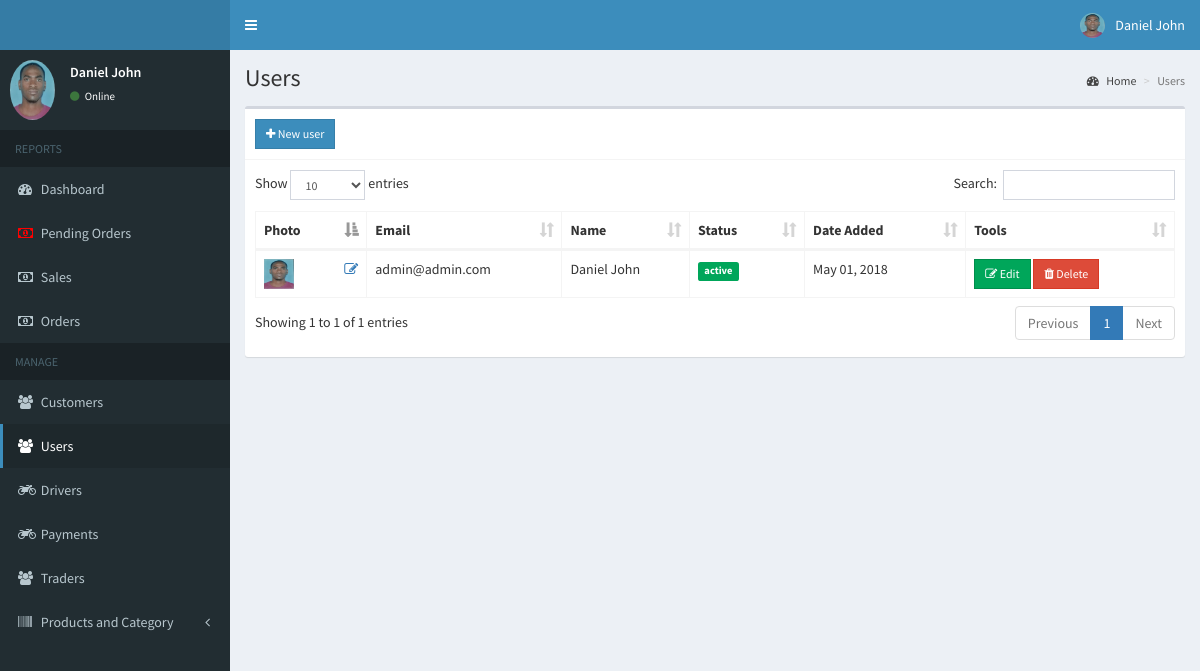
The page /admin/users1.php (signed in) on the database its author committed.
### tables this page shows
CREATE TABLE IF NOT EXISTS `users` (
  `id` int(11) NOT NULL AUTO_INCREMENT,
  `email` varchar(200) DEFAULT NULL,
  `password` varchar(60) DEFAULT NULL,
  `type` int(1) DEFAULT NULL,
  `firstname` varchar(50) DEFAULT NULL,
  `lastname` varchar(50) DEFAULT NULL,
  `address` text,
  `contact_info` varchar(100) DEFAULT NULL,
  `photo` varchar(200) DEFAULT NULL,
  `status` int(1) DEFAULT NULL,
  `activate_code` varchar(15) DEFAULT NULL,
  `reset_code` varchar(15) DEFAULT NULL,
  `created_on` date NOT NULL,
  PRIMARY KEY (`id`)
);

CREATE TABLE IF NOT EXISTS `sales` (
  `id` int(11) NOT NULL AUTO_INCREMENT,
  `user_id` int(11) NOT NULL,
  `pay_id` varchar(50) DEFAULT NULL,
  `delivery_status` varchar(15) DEFAULT NULL,
  `sales_date` date NOT NULL,
  PRIMARY KEY (`id`)
);

### admin/includes/session.php (called while the page is built, shortened)
<?php
	include '../includes/conn.php';
	$conn = $pdo->open();
	$stmt = $conn->prepare("SELECT * FROM users WHERE id=:id");
	$stmt->execute(['id'=>$_SESSION['admin']]);
	$admin = $stmt->fetch();
?>

### admin/users1.php (the view, shortened to what this page needs)
<?php include 'includes/session.php'; ?>
<?php include 'includes/header.php'; ?>
<body class="hold-transition skin-blue sidebar-mini">
<div class="wrapper">
  <?php include 'includes/navbar.php'; ?>
  <?php include 'includes/menubar.php'; ?>
  <div class="content-wrapper">
    <section class="content-header">
      <h1>
        Users
      </h1>
      <ol class="breadcrumb">
        <li><a href="#"><i class="fa fa-dashboard"></i> Home</a></li>
        <li class="active">Users</li>
      </ol>
    </section>
    <section class="content">
      <div class="row">
        <div class="col-xs-12">
          <div class="box">
            <div class="box-header with-border">
              <a href="#addnew1" data-toggle="modal" class="btn btn-primary btn-sm btn-flat"><i class="fa fa-plus"></i> New user</a>
            </div>
            <div class="box-body">
              <table id="example1" class="table table-bordered">
                <thead>
                  <th>Photo</th>
                  <th>Email</th>
                  <th>Name</th>
                  <th>Status</th>
                  <th>Date Added</th>
                  <th>Tools</th>
                </thead>
                <tbody>
                  <?php
                    $conn = $pdo->open();
                    try{
                      $stmt = $conn->prepare("SELECT * FROM users WHERE type=:type");
                      $stmt->execute(['type'=>1]);
                      foreach($stmt as $row){
                        $image = (!empty($row['photo'])) ? '../images/'.$row['photo'] : '../images/profile.jpg';
                        $status = ($row['status']) ? '<span class="label label-success">active</span>' : '<span class="label label-danger">not verified</span>';
                        $active = (!$row['status']) ? '<span class="pull-right"><a href="#activate" class="status" data-toggle="modal" data-id="'.$row['id'].'"><i class="fa fa-check-square-o"></i></a></span>' : '';
                        echo "
                          <tr>
                            <td>
                              <img src='".$image."' height='30px' width='30px'>
                              <span class='pull-right'><a href='#edit_photo' class='photo' data-toggle='modal' data-id='".$row['id']."'><i class='fa fa-edit'></i></a></span>
                            </td>
                            <td>".$row['email']."</td>
                            <td>".$row['firstname'].' '.$row['lastname']."</td>
                            <td>
                              ".$status."
                              ".$active."
                            </td>
                            <td>".date('M d, Y', strtotime($row['created_on']))."</td>
                            <td>
                              <button class='btn btn-success btn-sm edit btn-flat' data-id='".$row['id']."'><i class='fa fa-edit'></i> Edit</button>
                              <button class='btn btn-danger btn-sm delete btn-flat' data-id='".$row['id']."'><i class='fa fa-trash'></i> Delete</button>
                            </td>
                          </tr>
                        ";
                      }
                    }
                    catch(PDOException $e){
                      echo $e->getMessage();
                    }
                  ?>
                </tbody>
              </table>
            </div>
          </div>
        </div>
      </div>
    </section>
  </div>
</div>
</body>
</html>

### admin/includes/navbar.php (shortened to what this page needs)
<header class="main-header">
  <a href="#" class="logo">
  </a>
  <nav class="navbar navbar-static-top">
    <a href="#" class="sidebar-toggle" data-toggle="push-menu" role="button">
    </a>
    <div class="navbar-custom-menu">
      <ul class="nav navbar-nav">
        <li class="dropdown user user-menu">
          <a href="#" class="dropdown-toggle" data-toggle="dropdown">
            <img src="<?php echo (!empty($admin['photo'])) ? '../images/'.$admin['photo'] : '../images/profile.jpg'; ?>" class="user-image" alt="User Image">
            <span class="hidden-xs"><?php echo $admin['firstname'].' '.$admin['lastname']; ?></span>
          </a>
        </li>
      </ul>
    </div>
  </nav>
</header>

### admin/includes/menubar.php (shortened to what this page needs)
<aside class="main-sidebar">
  <section class="sidebar">
    <div class="user-panel">
      <div class="pull-left image">
        <img src="<?php echo (!empty($admin['photo'])) ? '../images/'.$admin['photo'] : '../images/profile.jpg'; ?>" class="img-circle" alt="User Image">
      </div>
      <div class="pull-left info">
        <p><?php echo $admin['firstname'].' '.$admin['lastname']; ?></p>
        <a><i class="fa fa-circle text-success"></i> Online</a>
      </div>
    </div>
    <ul class="sidebar-menu" data-widget="tree">
      <li class="header">REPORTS</li>
      <li><a href="home.php"><i class="fa fa-dashboard"></i> <span>Dashboard</span></a></li>
      <li><a href="sales3.php">
      <?php
                    $conn = $pdo->open();
                      $stmt = $conn->prepare("SELECT *, sales.id AS salesid FROM sales LEFT JOIN users ON users.id=sales.user_id ORDER BY salesid DESC");
                      $stmt->execute();
                        while($row=$stmt->fetch()):
                          $stat1='Pending';
                          $stat=$row['delivery_status'];
                          if( $stat== $stat1){
      ?>
      <i class='fa fa-money blink_text'></i>
      <?php }
      else{
        ?><i class='fa fa-money'></i>  <?php
      ;}
       break;
      ?><?php endwhile; ?>
      <span>Pending Orders</span></a></li>
      <li><a href="sales.php"><i class="fa fa-money"></i> <span>Sales</span></a></li>
      <li><a href="sales2.php"><i class="fa fa-money"></i> <span>Orders</span></a></li>
      <li class="header">MANAGE</li>
      <li><a href="users.php"><i class="fa fa-users"></i> <span>Customers</span></a></li>
      <li><a href="users1.php"><i class="fa fa-users"></i> <span>Users</span></a></li>
      <li><a href="drivers.php"><i class="fa fa-motorcycle"></i> <span>Drivers</span></a></li>
      <li><a href="payment.php"><i class="fa fa-motorcycle"></i> <span>Payments</span></a></li>
      <li><a href="trader.php"><i class="fa fa-users"></i> <span>Traders</span></a></li>
      <li class="treeview">
        <a href="#">
          <i class="fa fa-barcode"></i>
          <span>Products and Category</span>
          <span class="pull-right-container">
            <i class="fa fa-angle-left pull-right"></i>
          </span>
        </a>
      </li>
    </ul>
  </section>
</aside>

### admin/includes/menubar.php (style rules this page uses)
.blink_text { animation:1s blinker linear infinite; -webkit-animation:1s blinker linear infinite; -moz-animation:1s blinker linear infinite; color: red; }

### rows shown on the page
users: photo (picture), firstname "Daniel", lastname "John", email "admin@admin.com", status "active", created_on "May 01, 2018"
sales: delivery_status "Pending" (drawn)
